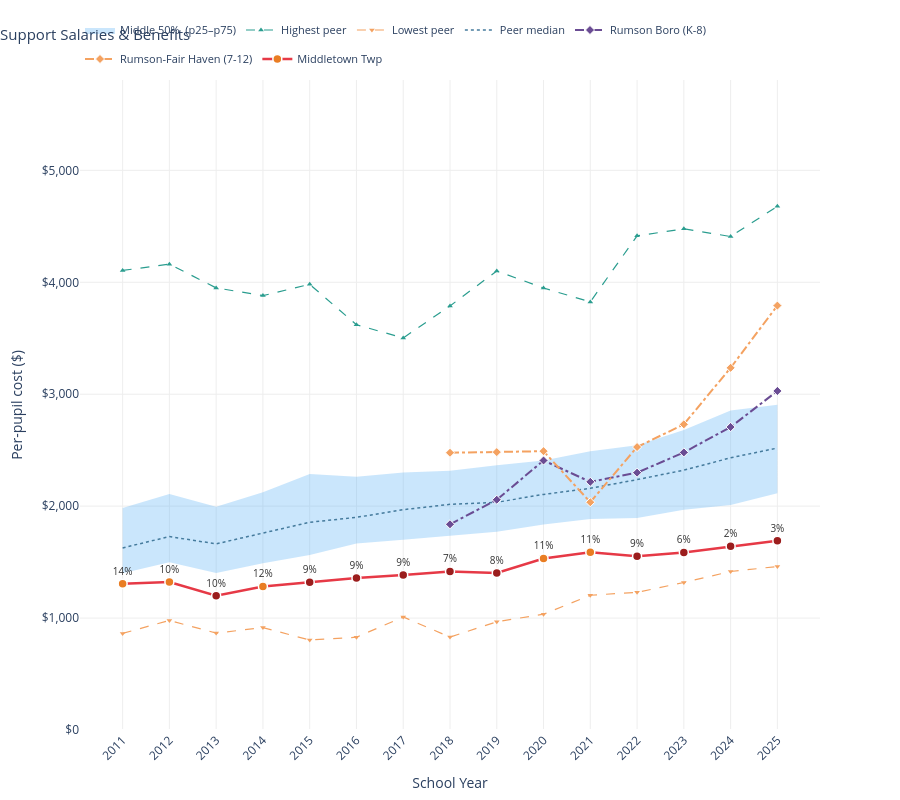

Notebook cell for this chart:
### Code cell
sigma_chart('Support Salaries & Benefits', '$', 'Per-pupil cost ($)').show()

### Figure 1 — Plotly figure (JSON) as saved in the notebook; plotly's stock layout.template omitted (floating-point values rounded to 4 significant figures)
{"data": [{"hoverinfo": "skip", "line": {"width": 0}, "mode": "lines", "showlegend": false, "type": "scatter", "x": [2011, 2012, 2013, 2014, 2015, 2016, 2017, 2018, 2019, 2020, 2021, 2022, 2023, 2024, 2025], "y": [1983.0, 2109.0, 1995.0, 2124.0, 2288.0, 2264.0, 2300.0, 2316.0, 2366.0, 2408.0, 2490.0, 2544.0, 2680.0, 2854.0, 2906.0]}, {"fill": "tonexty", "fillcolor": "rgba(66,165,245,0.28)", "hoverinfo": "skip", "legendgroup": "bands", "line": {"width": 0}, "mode": "lines", "name": "Middle 50%  (p25–p75)", "showlegend": true, "type": "scatter", "x": [2011, 2012, 2013, 2014, 2015, 2016, 2017, 2018, 2019, 2020, 2021, 2022, 2023, 2024, 2025], "y": [1400.0, 1499.0, 1402.0, 1490.0, 1563.0, 1666.0, 1699.0, 1732.0, 1771.0, 1837.0, 1885.0, 1894.0, 1968.0, 2010.0, 2116.0]}, {"hovertemplate": "<b>%{x}</b><br>Highest: %{text}<extra>Highest peer</extra>", "line": {"color": "#2A9D8F", "dash": "dash", "width": 1.2}, "marker": {"color": "#2A9D8F", "size": 5, "symbol": "triangle-up"}, "mode": "lines+markers", "name": "Highest peer", "text": ["$4,106 — NEWARK CITY", "$4,162 — NEWARK CITY", "$3,950 — NEWARK CITY", "$3,881 — NEWARK CITY", "$3,982 — NEWARK CITY", "$3,621 — NEWARK CITY", "$3,503 — EAST ORANGE", "$3,789 — East Orange", "$4,101 — East Orange", "$3,949 — East Orange", "$3,825 — East Orange", "$4,415 — Camden City", "$4,478 — Camden City", "$4,409 — Camden City", "$4,679 — Lakewood Twp"], "type": "scatter", "x": [2011, 2012, 2013, 2014, 2015, 2016, 2017, 2018, 2019, 2020, 2021, 2022, 2023, 2024, 2025], "y": [4106.0, 4162.0, 3950.0, 3881.0, 3982.0, 3621.0, 3503.0, 3789.0, 4101.0, 3949.0, 3825.0, 4415.0, 4478.0, 4409.0, 4679.0]}, {"hovertemplate": "<b>%{x}</b><br>Lowest: %{text}<extra>Lowest peer</extra>", "line": {"color": "#F4A261", "dash": "dash", "width": 1.2}, "marker": {"color": "#F4A261", "size": 5, "symbol": "triangle-down"}, "mode": "lines+markers", "name": "Lowest peer", "text": ["$863 — KEARNY TOWN", "$979 — KEARNY TOWN", "$866 — KEARNY TOWN", "$915 — KEARNY TOWN", "$804 — CARTERET BORO", "$829 — BAYONNE CITY", "$1,010 — KEARNY TOWN", "$830 — Bayonne City", "$967 — Kearny Town", "$1,035 — Kearny Town", "$1,204 — Kearny Town", "$1,230 — Kearny Town", "$1,318 — Kearny Town", "$1,416 — Kearny Town", "$1,461 — Carteret Boro"], "type": "scatter", "x": [2011, 2012, 2013, 2014, 2015, 2016, 2017, 2018, 2019, 2020, 2021, 2022, 2023, 2024, 2025], "y": [863.0, 979.0, 866.0, 915.0, 804.0, 829.0, 1010.0, 830.0, 967.0, 1035.0, 1204.0, 1230.0, 1318.0, 1416.0, 1461.0]}, {"hovertemplate": "<b>%{x}</b><br>Peer median: %{text}<extra>Peer median</extra>", "line": {"color": "#457B9D", "dash": "dot", "width": 1.5}, "mode": "lines", "name": "Peer median", "text": ["$1,627", "$1,728", "$1,663", "$1,760", "$1,856", "$1,900", "$1,968", "$2,016", "$2,034", "$2,105", "$2,159", "$2,237", "$2,322", "$2,432", "$2,519"], "type": "scatter", "x": [2011, 2012, 2013, 2014, 2015, 2016, 2017, 2018, 2019, 2020, 2021, 2022, 2023, 2024, 2025], "y": [1627.0, 1728.0, 1663.0, 1760.0, 1856.0, 1900.0, 1968.0, 2016.0, 2034.0, 2105.0, 2159.0, 2237.0, 2322.0, 2432.0, 2519.0]}, {"hovertemplate": "<b>%{x}</b><br>Rumson Boro (K-8): %{text}<extra>Rumson Boro (K-8)</extra>", "line": {"color": "#6A4C93", "dash": "dashdot", "width": 2}, "marker": {"color": "#6A4C93", "line": {"color": "white", "width": 1}, "size": 7, "symbol": "diamond"}, "mode": "lines+markers", "name": "Rumson Boro (K-8)", "text": ["N/A", "N/A", "N/A", "N/A", "N/A", "N/A", "N/A", "$1,838", "$2,057", "$2,408", "$2,217", "$2,299", "$2,480", "$2,707", "$3,029"], "type": "scatter", "x": [2011, 2012, 2013, 2014, 2015, 2016, 2017, 2018, 2019, 2020, 2021, 2022, 2023, 2024, 2025], "y": [NaN, NaN, NaN, NaN, NaN, NaN, NaN, 1838.0, 2057.0, 2408.0, 2217.0, 2299.0, 2480.0, 2707.0, 3029.0]}, {"hovertemplate": "<b>%{x}</b><br>Rumson-Fair Haven (7-12): %{text}<extra>Rumson-Fair Haven (7-12)</extra>", "line": {"color": "#F4A261", "dash": "dashdot", "width": 2}, "marker": {"color": "#F4A261", "line": {"color": "white", "width": 1}, "size": 7, "symbol": "diamond"}, "mode": "lines+markers", "name": "Rumson-Fair Haven (7-12)", "text": ["N/A", "N/A", "N/A", "N/A", "N/A", "N/A", "N/A", "$2,477", "$2,483", "$2,491", "$2,035", "$2,528", "$2,731", "$3,236", "$3,792"], "type": "scatter", "x": [2011, 2012, 2013, 2014, 2015, 2016, 2017, 2018, 2019, 2020, 2021, 2022, 2023, 2024, 2025], "y": [NaN, NaN, NaN, NaN, NaN, NaN, NaN, 2477.0, 2483.0, 2491.0, 2035.0, 2528.0, 2731.0, 3236.0, 3792.0]}, {"customdata": ["$1,306<br>14th percentile  (below peer IQR)<br>vs 105 peer districts", "$1,322<br>10th percentile  (below peer IQR)<br>vs 105 peer districts", "$1,200<br>10th percentile  (bottom 10% of peers)<br>vs 105 peer districts", "$1,283<br>12th percentile  (below peer IQR)<br>vs 102 peer districts", "$1,321<br>9th percentile  (bottom 10% of peers)<br>vs 102 peer districts", "$1,357<br>9th percentile  (bottom 10% of peers)<br>vs 102 peer districts", "$1,384<br>9th percentile  (bottom 10% of peers)<br>vs 100 peer districts", "$1,417<br>7th percentile  (bottom 10% of peers)<br>vs 97 peer districts", "$1,403<br>8th percentile  (bottom 10% of peers)<br>vs 96 peer districts", "$1,532<br>11th percentile  (below peer IQR)<br>vs 93 peer districts", "$1,587<br>11th percentile  (below peer IQR)<br>vs 91 peer districts", "$1,552<br>9th percentile  (bottom 10% of peers)<br>vs 91 peer districts", "$1,586<br>6th percentile  (bottom 10% of peers)<br>vs 94 peer districts", "$1,641<br>2th percentile  (bottom 10% of peers)<br>vs 95 peer districts", "$1,691<br>3th percentile  (bottom 10% of peers)<br>vs 95 peer districts"], "hovertemplate": "<b>%{x}</b><br>Middletown: %{customdata}<extra>Middletown</extra>", "line": {"color": "#E63946", "width": 2.5}, "marker": {"color": ["#E97D23", "#E97D23", "#9B1D1D", "#E97D23", "#9B1D1D", "#9B1D1D", "#9B1D1D", "#9B1D1D", "#9B1D1D", "#E97D23", "#E97D23", "#9B1D1D", "#9B1D1D", "#9B1D1D", "#9B1D1D"], "line": {"color": "white", "width": 1.5}, "size": 9}, "mode": "lines+markers+text", "name": "Middletown Twp", "text": ["14%", "10%", "10%", "12%", "9%", "9%", "9%", "7%", "8%", "11%", "11%", "9%", "6%", "2%", "3%"], "textfont": {"color": "#333", "size": 10}, "textposition": "top center", "type": "scatter", "x": [2011, 2012, 2013, 2014, 2015, 2016, 2017, 2018, 2019, 2020, 2021, 2022, 2023, 2024, 2025], "y": [1306.0, 1322.0, 1200.0, 1283.0, 1321.0, 1357.0, 1384.0, 1417.0, 1403.0, 1532.0, 1587.0, 1552.0, 1586.0, 1641.0, 1691.0]}], "layout": {"height": 800, "hovermode": "x unified", "legend": {"font": {"size": 11}, "orientation": "h", "x": 0, "xanchor": "left", "y": 1.01, "yanchor": "bottom"}, "margin": {"b": 60, "l": 80, "r": 80, "t": 80}, "paper_bgcolor": "white", "plot_bgcolor": "white", "title": {"font": {"size": 15}, "text": "Support Salaries & Benefits", "x": 0}, "xaxis": {"dtick": 1, "gridcolor": "#eee", "tickangle": -45, "title": {"text": "School Year"}}, "yaxis": {"gridcolor": "#eee", "range": [0, 5807.0], "tickformat": ",", "tickprefix": "$", "title": {"text": "Per-pupil cost ($)"}}}}
